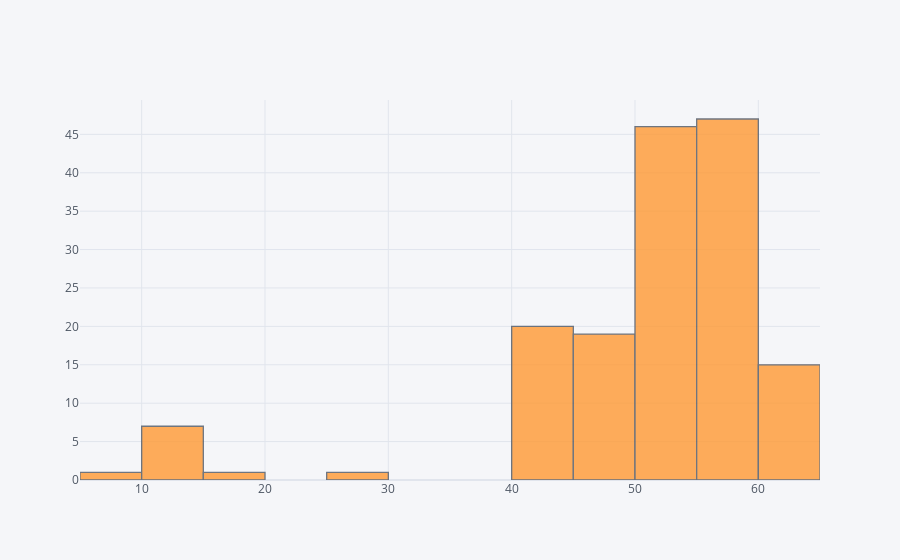

This figure's notebook cell:
### Code cell
df2['target'].iplot(kind='hist')

### Figure 1 — Plotly figure (JSON) as saved in the notebook; plotly's stock layout.template omitted (floating-point values rounded to 4 significant figures; data arrays with more than 128 entries replaced by an {"elided": "..."} marker saying what was removed)
{"data": [{"histfunc": "count", "histnorm": "", "marker": {"color": "rgba(255, 153, 51, 1.0)", "line": {"color": "#4D5663", "width": 1.3}}, "name": "target", "opacity": 0.8, "orientation": "v", "type": "histogram", "x": {"elided": "157 float values"}}], "layout": {"barmode": "overlay", "legend": {"bgcolor": "#F5F6F9", "font": {"color": "#4D5663"}}, "paper_bgcolor": "#F5F6F9", "plot_bgcolor": "#F5F6F9", "title": {"font": {"color": "#4D5663"}}, "xaxis": {"gridcolor": "#E1E5ED", "showgrid": true, "tickfont": {"color": "#4D5663"}, "title": {"font": {"color": "#4D5663"}, "text": ""}, "zerolinecolor": "#E1E5ED"}, "yaxis": {"gridcolor": "#E1E5ED", "showgrid": true, "tickfont": {"color": "#4D5663"}, "title": {"font": {"color": "#4D5663"}, "text": ""}, "zerolinecolor": "#E1E5ED"}}}
